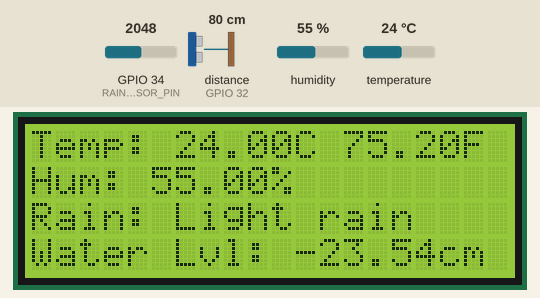
A sketch run on a simulated ESP32. Shown: 20×4 character LCD. Wiring (inferred from the names in the program): range finder with pulse-width output: data GPIO 32. The test bench sets the inputs (shaded band); at power-on: distance to the obstacle (sensor on GPIO 32) 80 cm, GPIO 34 (RAIN_SENSOR_PIN) = 2048, temperature 24 °C, humidity 55 %. The echo pulse lasts 58.3 µs per cm; WiFi joins after 1.5 s; servers stay silent unless stated; uploads are accepted with an empty reply; web services answer with replies made up by the test bench; what the sketch prints to the serial monitor is not drawn.

Above: at 2.7 s.
2.8 s: distance to the obstacle (sensor on GPIO 32) set to 2 cm
At 3.6 s:
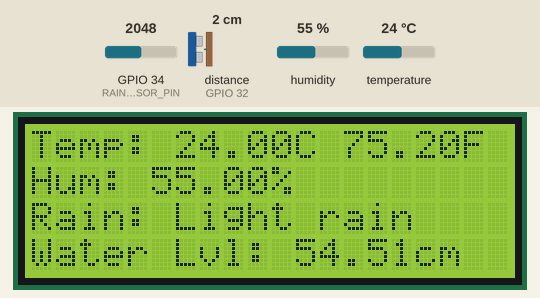
9.1 s: GPIO 34 (RAIN_SENSOR_PIN) set to 1950
10.6 s: GPIO 34 (RAIN_SENSOR_PIN) set to 1829
At 11.9 s:
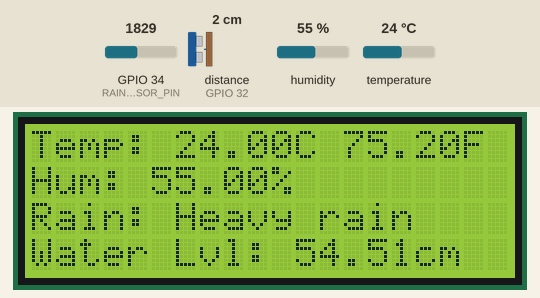
12.2 s: temperature set to 41 °C
At 14.7 s:
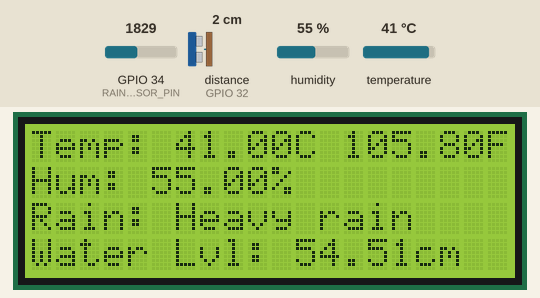
18.5 s: distance to the obstacle (sensor on GPIO 32) set to 250 cm
At 20.0 s:
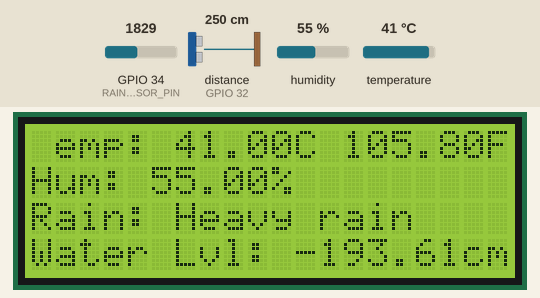
20.3 s: GPIO 34 (RAIN_SENSOR_PIN) set to 2535
At 21.6 s:
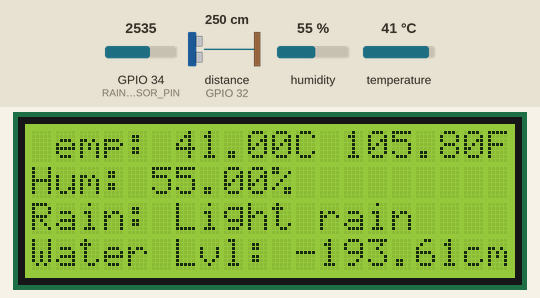
Timing chart, 0 to 23.3 s (numbered marks = the images above; inputs shaded):
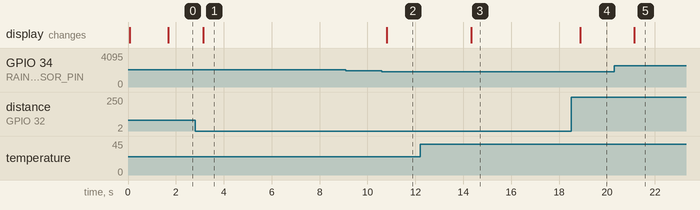

The sketch:

idp_5_ayerkeroh.ino
```cpp
//updated rain value, status
// Define a structure to hold the sensor readings
#include <WiFi.h>
#include <HTTPClient.h>
#include <ArduinoJson.h>
#include <DHT.h>
#include <LiquidCrystal_I2C.h>

#define APIKEY  ""
#define DEVICE_DEV_ID ""

// const char ssid[] = "1Oz6-2.4G";             //change SSID wifi
// const char password[] = "1_Oz6@915";     //change password wifi

// const char ssid[] = "testing1";
// const char password[] = "hyc12345";

const char ssid[] = "POCO F3";
const char password[] = "nopassword";

//Ayer Keroh Bot
const char* telegramBotToken = "";
//Flood Observatory System Berr 2024
const char* telegramChatId = "";

// Define the input pins
DHT DHT11_SENSOR_PIN(4, DHT11);
#define RAIN_SENSOR_PIN 34
// #define TRIG_PIN 33
// #define ECHO_PIN 32
#define pwPin1 32
LiquidCrystal_I2C lcd(0x27, 20, 4);  // set the LCD address to 0x27 for a 20 chars and 4 line display

float humidity;
float tempC;
float tempF;
String rain_output;
float distance_cm, sensor;
float rain;
float zeroRain = 4095; //no rain detect will output 4095
String status= "Safe"; //Safe, Warning, Danger

unsigned long previousMillis = 0;
const long interval = 5000; // interval of 5 seconds for the data to be updated to FavorIot

void setup() {
  // DHT11
  DHT11_SENSOR_PIN.begin(); // initialize the DHT11 sensor / can be changed according to the name declared in line 5 'dht11'

  // Rain sensor
  pinMode(RAIN_SENSOR_PIN, INPUT);

  // Ultrasonic Sensor
  // pinMode(TRIG_PIN, OUTPUT);
  // pinMode(ECHO_PIN, INPUT);
  pinMode(pwPin1, INPUT);

  // LCD
  lcd.init();
  lcd.backlight();

  Serial.begin(115200);

  WiFi.mode(WIFI_STA);
  Serial.print("Connecting to ");
  Serial.print(ssid);
  WiFi.begin(ssid, password);
  while (WiFi.status() != WL_CONNECTED) {
    delay(500);
    Serial.print(".");
  }

  Serial.println("Connected!");
  Serial.print("IP Address: ");
  Serial.println(WiFi.localIP());
}


// Function to read from the DHT11 sensor and return the readings
void readDHT11Sensor() {
  // Read humidity
  humidity = DHT11_SENSOR_PIN.readHumidity();

  // Read temperature in Celsius
  tempC = DHT11_SENSOR_PIN.readTemperature();

  // Read temperature in Fahrenheit
  tempF = DHT11_SENSOR_PIN.readTemperature(true);


  // Check whether the reading is successful or not
  if (isnan(tempC) || isnan(tempF) || isnan(humidity)) {
    Serial.println("Failed to read from DHT11 sensor!");
  } else {
    Serial.print("Humidity: ");
    Serial.print(humidity);
    Serial.print("%  |  Temperature: ");
    Serial.print(tempC);
    Serial.print("°C  ~  ");
    Serial.print(tempF);
    Serial.println("°F");
  }

}

// Function to read from the rain sensor and return the reading
void checkRain(int rainSensorPin) {
  rain = zeroRain - analogRead(rainSensorPin);
  if(rain>=2200){
    rain_output = "Heavy rain";
    Serial.println("Heavy rain");
  }else if (rain >= 400) {
    rain_output = "Light rain";
    Serial.println("Light rain");
  }
  else {
    rain_output = "No rain";
    Serial.println("No rain");
  }
  Serial.println(rain);
}

void read_ez1_sensor(){
  sensor = pulseIn(pwPin1, HIGH);
  distance_cm = sensor/147 * 2.54;
  //modify here
  distance_cm = 56.5- distance_cm;
}

void displaySensorReadings(float tempC, float tempF, float humidity, String rain, float distance) {
  lcd.clear();
  lcd.setCursor(0, 0);
  lcd.print("Temp: " + String(tempC, 2) + "C " + String(tempF, 2) + "F");
  lcd.setCursor(0, 1);
  lcd.print("Hum: " + String(humidity, 2) + "%");
  lcd.setCursor(0, 2);
  lcd.print("Rain: " + rain);
  lcd.setCursor(0, 3);
  lcd.print("Water Lvl: " + String(distance, 2) + "cm ");
  delay(200);
  // Depending on your display size, you may need to create additional pages or scroll text to display all information.
}

void checkStatus(){
  if(rain>=2495 || distance_cm>30){
    status = "Danger";
  }else if(rain>=1495 || distance_cm>15){
    status = "Warning";
  }else{
    status = "Safe";
  }
  Serial.println("Status: " + status);
}

void sendTelegramMessage(String message) {

  WiFiClientSecure client;
  client.setInsecure(); // Bypass SSL verification

  HTTPClient http;
  String url = "https://api.telegram.org/bot" + String(telegramBotToken) + "/sendMessage";
  StaticJsonDocument<200> jsonDoc;
  jsonDoc["chat_id"] = telegramChatId;
  jsonDoc["text"] = message;

  String jsonString;
  serializeJson(jsonDoc, jsonString);

  Serial.println("Sending to Telegram: " + jsonString); // Debugging output

  http.begin(client,url);
  http.addHeader("Content-Type", "application/json");

  int httpCode = http.POST(jsonString);
  if (httpCode > 0) {
    Serial.printf("[HTTP] POST to Telegram... code: %d\n", httpCode);
    if (httpCode == HTTP_CODE_OK || httpCode == HTTP_CODE_ACCEPTED) {
      String payload = http.getString();
      Serial.println("Telegram response: " + payload);
    } else {
      Serial.printf("Telegram error code: %d\n", httpCode);
      String payload = http.getString();
      Serial.println("Error response: " + payload);
    }
  } else {
    Serial.printf("[HTTP] POST to Telegram... failed, error: %s\n", http.errorToString(httpCode).c_str());
  }
  http.end();
}

void loop() {
  // *****Call the function to get the sensor readings*****

  // DHT11
  readDHT11Sensor();

  // Rain sensor
  checkRain(RAIN_SENSOR_PIN);

  // Ultrasonic
  //readUltrasonicDistance(TRIG_PIN, ECHO_PIN);
  // Serial.print("Distance: ");
  // Serial.print(distance_cm);
  // Serial.println("cm");
  read_ez1_sensor();

  //check Status
  checkStatus();

  // Call the function to display the sensor readings on the LCD
  displaySensorReadings(tempC, tempF, humidity, rain_output, distance_cm);


  // put your main code here, to run repeatedly:
  unsigned long currentMillis = millis();
  if (currentMillis - previousMillis >= interval) {

    previousMillis = currentMillis;

    // Initial and Styling in JSON
    StaticJsonDocument<200> doc;
    JsonObject root = doc.to<JsonObject>(); // Json Object refer to { }
    root["device_developer_id"] = DEVICE_DEV_ID;

    // Create data and list in JSON
    JsonObject data = root.createNestedObject("data");
    data["celsius"] = float(tempC);
    data["fahrenheit"] = float(tempF);
    data["humidity"] = float(humidity);
    data["rain"] = rain_output;
    data["rainValue"] = float(rain);
    data["distance"] = float(distance_cm);
    data["status"] = status;

    // Body content of request
    String body;
    serializeJson(root, body);
    Serial.println(body);

    // Initiate and Start HTTP to connect with FavorIOT
    HTTPClient http;

    http.begin("https://apiv2.favoriot.com/v2/streams");
    http.addHeader("Content-Type", "application/json");
    http.addHeader("Apikey", APIKEY);

    int httpCode = http.POST(body);
    if (httpCode > 0) {
      Serial.printf("[HTTP] POST... code: %d\n", httpCode);

    }
    else {
      Serial.printf("[HTTP] POST... failed, error: %s\n", http.errorToString(httpCode).c_str());
    }
    http.end();
  // Check if distance is less than 8 cm
    if (status=="Danger") {
      String alertMessage = "Alert: Water level is critically high!\n";
      alertMessage += "Location: Ayer Keroh\n";
      alertMessage += "Temperature: " + String(tempC) + " °C / " + String(tempF) + " °F\n";
      alertMessage += "Humidity: " + String(humidity) + "%\n";
      alertMessage += "Rain: " + rain_output + "\n";
      alertMessage += "Distance: " + String(distance_cm) + " cm\n";
      alertMessage += "Evacuate immediately due to flood risk!";
      sendTelegramMessage(alertMessage);
    }else if (status=="Warning") {
      String alertMessage = "Warning: Water level is high!\n";
      alertMessage += "Location: Ayer Keroh\n";
      alertMessage += "Temperature: " + String(tempC) + " °C / " + String(tempF) + " °F\n";
      alertMessage += "Humidity: " + String(humidity) + "%\n";
      alertMessage += "Rain: " + rain_output + "\n";
      alertMessage += "Distance: " + String(distance_cm) + " cm\n";
      alertMessage += "Please remain vigilant and closely monitor the situation to ensure timely evacuation in case of a potential flood.";
      sendTelegramMessage(alertMessage);
    }

  }
}
```

Measured:
- the behaviour switches between 1896 and 1895 on GPIO 34 (RAIN_SENSOR_PIN) (found by bisection; images 1 and 2)
- after the input at 2.8 s, the display: changes after 0.35 s (image 1)
- after the input at 9.1 s, every drawn part: stays the same
- after the input at 10.6 s, the display: changes after 0.20 s (image 2)
- after the input at 12.2 s, the display: changes after 2.1 s (image 3)
- after the input at 18.5 s, the display: changes after 0.38 s (image 4)
- after the input at 20.3 s, the display: changes after 0.84 s (image 5)
